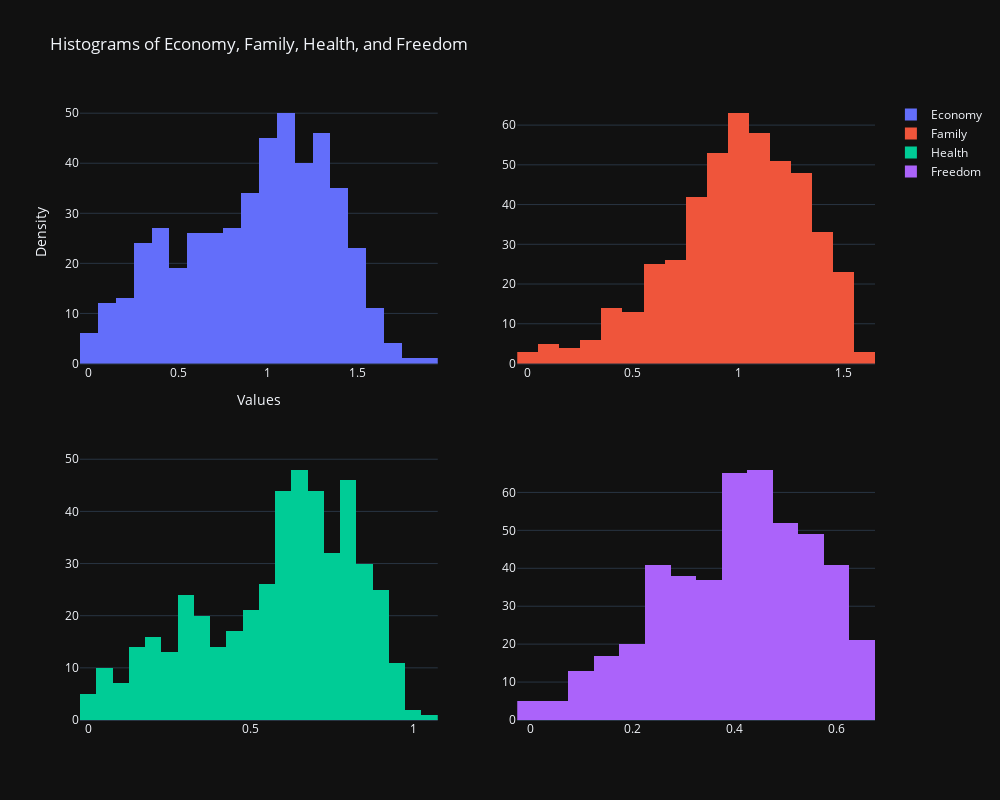

Write notebook code for a chart like this one.
### Code cell
plt.subplot(2,2,1)
sns.histplot(happiness['Economy'], color="cyan", kde=True, stat="density", linewidth=0)
plt.subplot(2,2,2)
sns.histplot(happiness['Family'], color="cyan", kde=True, stat="density", linewidth=0)
plt.subplot(2,2,3)
sns.histplot(happiness['Health'], color="cyan", kde=True, stat="density", linewidth=0)
plt.subplot(2,2,4)
sns.histplot(happiness['Freedom'], color="cyan", kde=True, stat="density", linewidth=0)

plt.tight_layout()
plt.show()


fig = make_subplots(rows=2, cols=2)

fig.add_trace(go.Histogram(x=happiness['Economy'], name='Economy'), row=1, col=1)
fig.add_trace(go.Histogram(x=happiness['Family'], name='Family'), row=1, col=2)
fig.add_trace(go.Histogram(x=happiness['Health'], name='Health'), row=2, col=1)
fig.add_trace(go.Histogram(x=happiness['Freedom'], name='Freedom'), row=2, col=2)



fig.update_layout(title='Histograms of Economy, Family, Health, and Freedom',
                  barmode='overlay',  
                  width=1000, height=800,
                  xaxis=dict(title='Values'),
                  yaxis=dict(title='Density'),template='plotly_dark')

fig.show()

### Figure 1 — Plotly figure (JSON) as saved in the notebook; plotly's stock layout.template omitted (floating-point values rounded to 4 significant figures; data arrays with more than 128 entries replaced by an {"elided": "..."} marker saying what was removed)
{"data": [{"name": "Economy", "type": "histogram", "x": {"elided": "470 float values"}, "xaxis": "x", "yaxis": "y"}, {"name": "Family", "type": "histogram", "x": {"elided": "470 float values"}, "xaxis": "x2", "yaxis": "y2"}, {"name": "Health", "type": "histogram", "x": {"elided": "470 float values"}, "xaxis": "x3", "yaxis": "y3"}, {"name": "Freedom", "type": "histogram", "x": {"elided": "470 float values"}, "xaxis": "x4", "yaxis": "y4"}], "layout": {"barmode": "overlay", "height": 800, "title": {"text": "Histograms of Economy, Family, Health, and Freedom"}, "width": 1000, "xaxis": {"anchor": "y", "domain": [0, 0.45], "title": {"text": "Values"}}, "xaxis2": {"anchor": "y2", "domain": [0.55, 1]}, "xaxis3": {"anchor": "y3", "domain": [0, 0.45]}, "xaxis4": {"anchor": "y4", "domain": [0.55, 1]}, "yaxis": {"anchor": "x", "domain": [0.575, 1], "title": {"text": "Density"}}, "yaxis2": {"anchor": "x2", "domain": [0.575, 1]}, "yaxis3": {"anchor": "x3", "domain": [0, 0.425]}, "yaxis4": {"anchor": "x4", "domain": [0, 0.425]}}}
